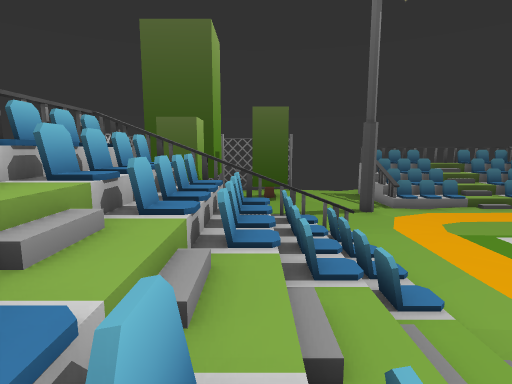
View 1 (above)

21 first-person views from a walk through a scene from a Unity 3-D project. The camera is 1.2 m above the floor, tilts 8° down and sees 80° across. The floor is counted in squares, 1 m on a side. Each view is taken from the middle of a square. On the plan, view 1 faces up. The plan holds only what a view shows up to about 13 squares ahead; the rest is blank. The place goes on beyond the plan. Some animated figures are left out. Some surface patterns are stand-ins.

View 2
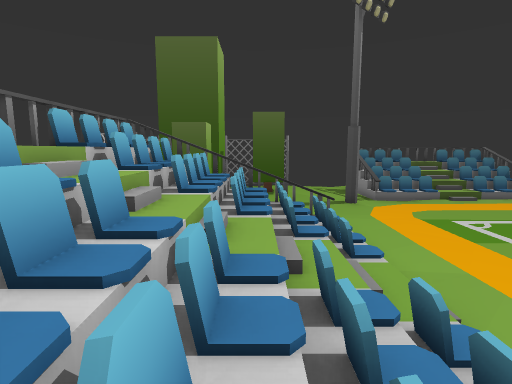

View 3
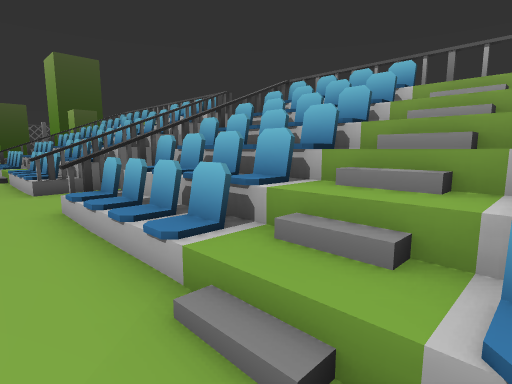

View 4
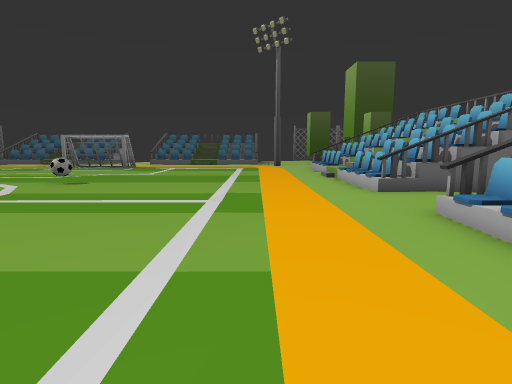

View 5
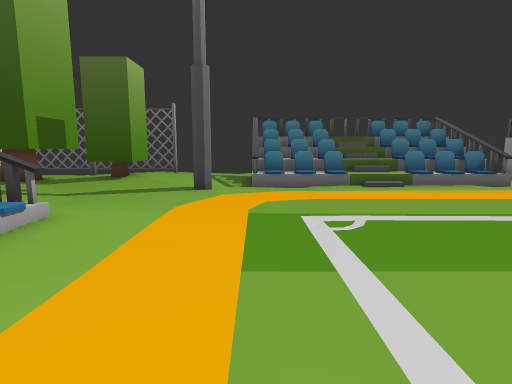

View 6
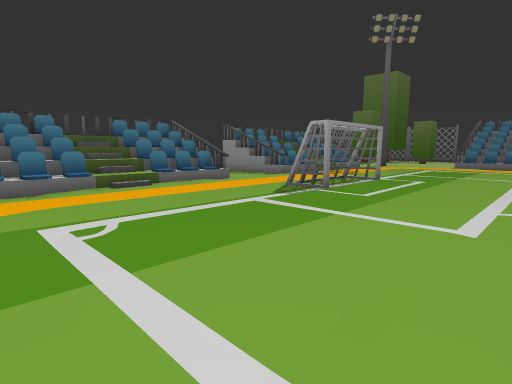

View 7
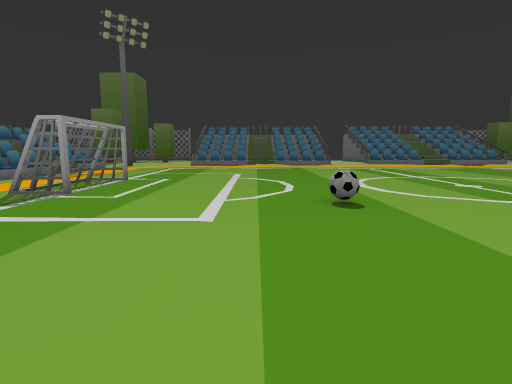

View 8
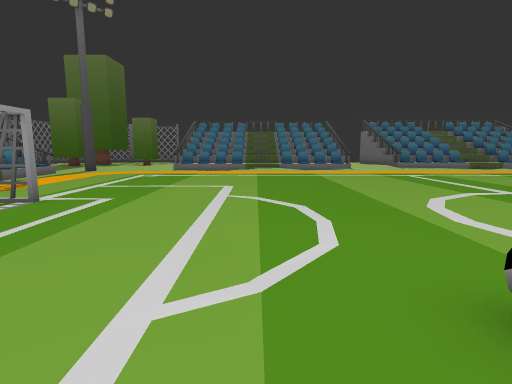

View 9
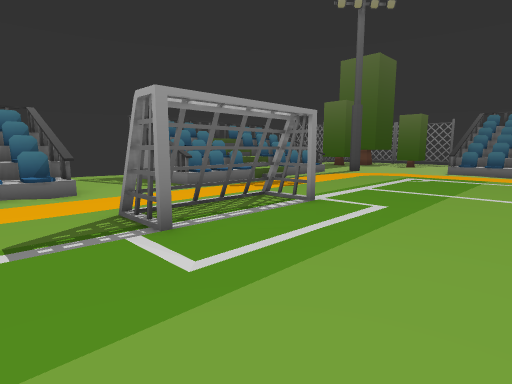

View 10
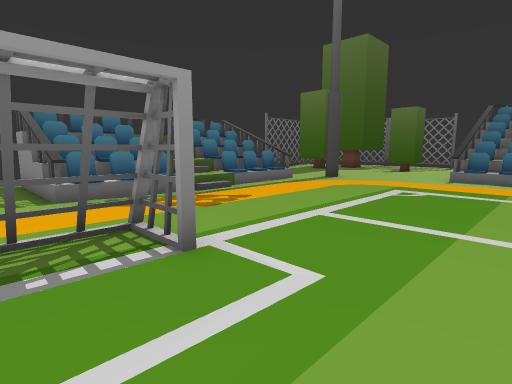

View 11
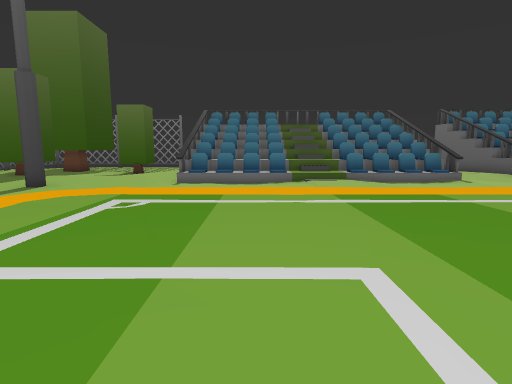

View 12
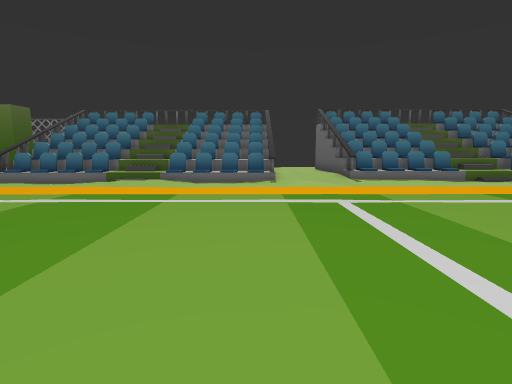

View 13
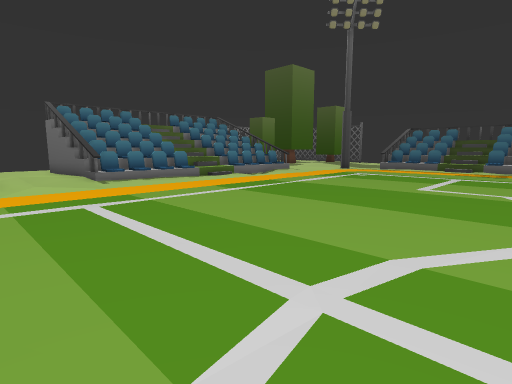

View 14
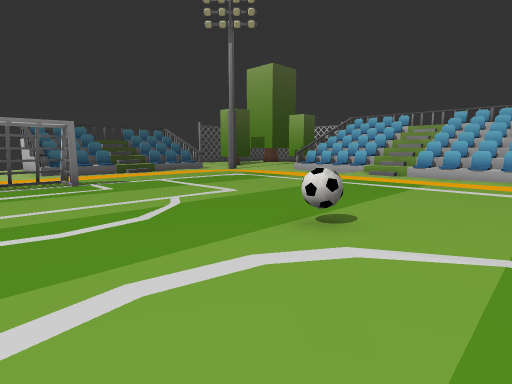

View 15
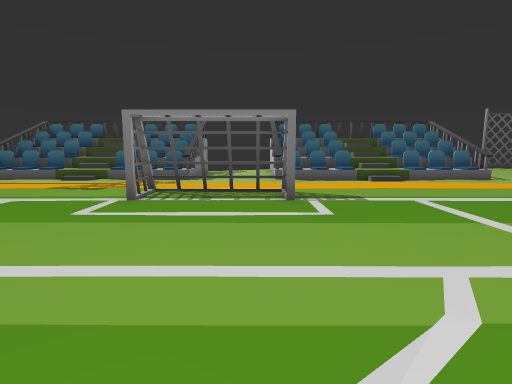

View 16
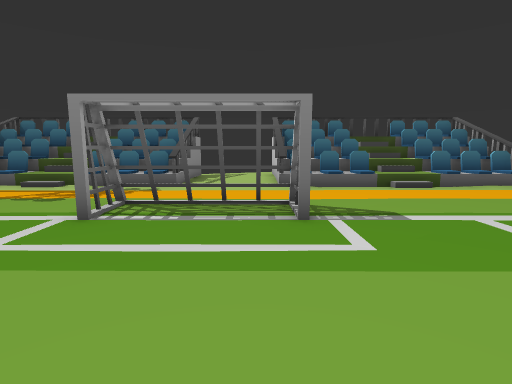

View 17
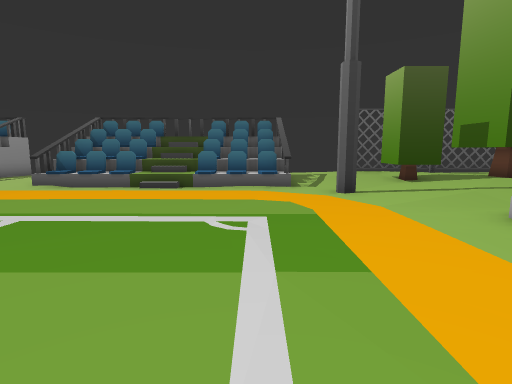

View 18
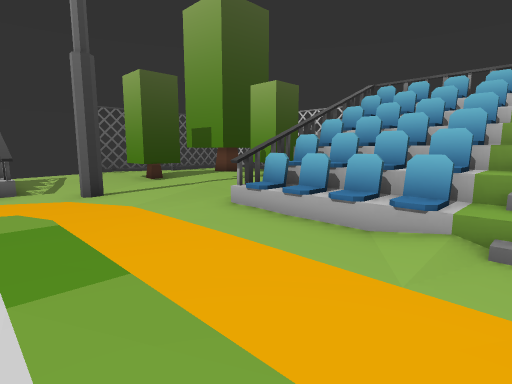

View 19
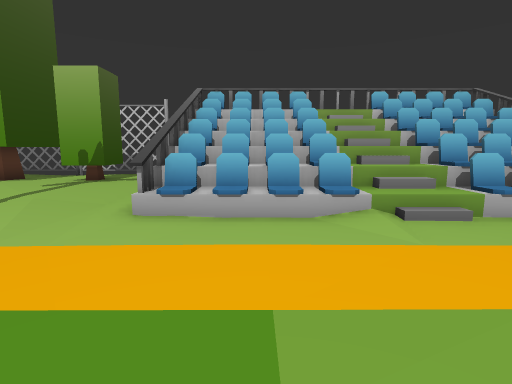

View 20
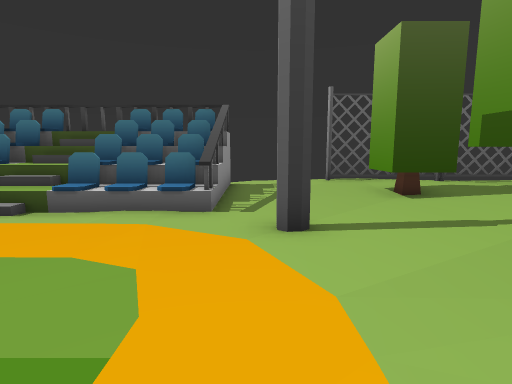

View 21
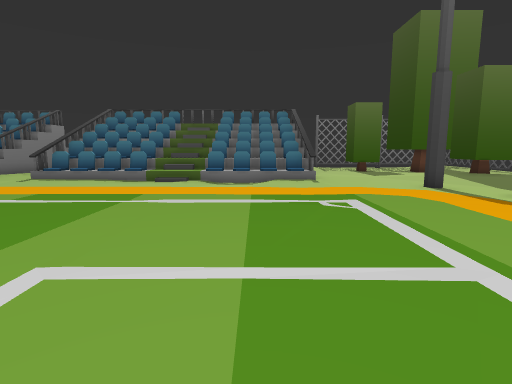

### Floor plan
Key: @ floor where view 1 was taken; # wall or solid block; x gap in a wall; . main floor; - floor 0.25 m lower than the main floor; : floor 0.75 m higher than the main floor; + floor 1.25 m higher than the main floor; / step, stairs or slope; = window, fence, low wall or low ledge; v drop or lower ground; O other object.
Columns run from 4 left of view 1 to 31 right of it. Each row starts with its distance up from view 1.
 17   O       ####  ### ..####
 16  OO  O.  .#===/===#...#===/=       O
 15 OOO.OO....#===/===#...#== /===    .O
 14 OOO.OO....v///////#...#///////v  ..O
 13   ---.....#///////#...#///////=.....
 12   O---..........................#...
 11   #-----............................
 10      ...............................
  9       ............OOOOO.............
  8 ###vx##...........O...O...........##
  7 #==/+==...........................==
  6 #==/+==...........................==
  5 #==/+==...........................==
  4 #==/+==...........................==
  3 #///////........................../
  2 #///////........................../
  1 #==/+==..........O................==
  0 #==/@v=...........................==
 -1 #==/+v=...........................==
 -2 #=#/+v=...........................==
 -3 ###vx##...........................##
 -4       .............................-
 -5     ................................
 -6 #######...........................##
 -7 #==/ ==...........................==
 -8 #==/ ==..........O................==
 -9 #==/ ==............... ...........==
-10 #/=/ :=............... ...........=
-11 #///////.... ......... ..........//
-12 #==/+==...........................==
-13 #==/ ==...........................==
-14 #==/ ==...........................==
-15 #==/ =O...........................O=
-16 #######...........O...O...........##
-17     ..............OOOOO.............
-18  ...................................
-19  ##.................................
-20  OO.............................#...
-21 ..........#///////#...#/////// .....
-22 OOO.......v///////#...#///////v-....
-23 OOO.OO-...#===/===#...#== /===  ...O
-24  OO.OO....#===/===# ..#===/===    .O
-25   O.......####=####
-26 OOOOOOO....

Where each view was taken, in squares from view 1:
view 1: 0 up, 0 right, facing up
view 2: 2 down, 0 right, facing up
view 3: 4 up, 4 right, facing down-left
view 4: 3 up, 6 right, facing down
view 5: 3 up, 6 right, facing up
view 6: 3 up, 6 right, facing up-right
view 7: 3 up, 6 right, facing right
view 8: 3 up, 11 right, facing right
view 9: 4 up, 12 right, facing up-right
view 10: 5 up, 16 right, facing up-right
view 11: 5 up, 18 right, facing right
view 12: 2 down, 18 right, facing right
view 13: 2 down, 18 right, facing down-right
view 14: 5 down, 17 right, facing down-left
view 15: 9 down, 15 right, facing down
view 16: 11 down, 15 right, facing down
view 17: 11 down, 7 right, facing down
view 18: 11 down, 7 right, facing down-left
view 19: 14 down, 8 right, facing left
view 20: 15 down, 5 right, facing down
view 21: 14 down, 18 right, facing right
